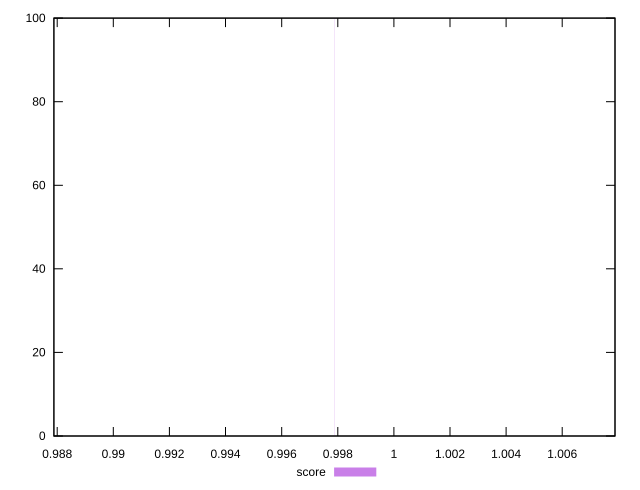

This chart was generated by the following gnuplot code:
reset
set terminal svg size 640, 490 enhanced background rgb 'white'
set output "reprap/dom-size/samples/pages+cached+nointeractive/score/histogram.svg"

$score <<EOF
0.9978817385378559 100
EOF

set key outside below
set boxwidth 1.6446010389127258e-15
set yrange [0:100]
set style fill transparent solid 0.5 noborder

plot \
  $score title "score" with boxes, \


reset
